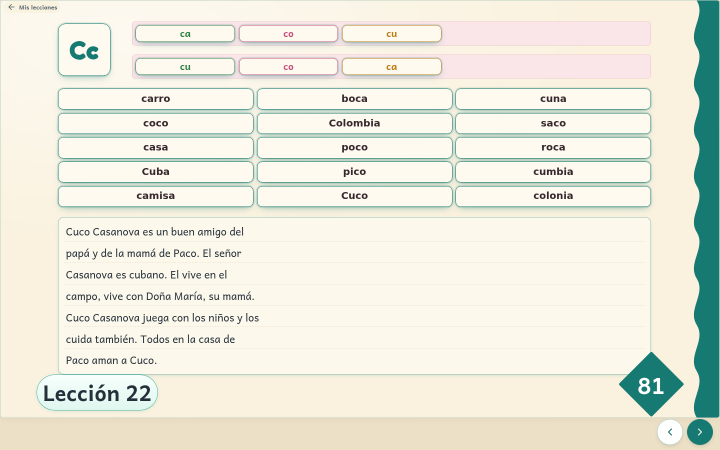
#> input picture docs/proofs/workbook-20261020/C/final/1440x900-L22-p81.png, 1440 x 900 px, given in place of 1440x900-L19-p69.png, which was not available (shown at 1/2 size)
$ python package.py
#> lines starting #> are read from the running program, lines starting #| are printed output that depends on the picture; pictures that were not available may be replaced by others from this repository, and a replacement may not be noted
from PIL import Image,ImageDraw,ImageFont
from pathlib import Path
p=Path('docs/mockups/platform-C-20261020'); f='/usr/share/fonts/truetype/dejavu/DejaVuSans.ttf'
font=lambda n:ImageFont.truetype(f,n)
pages=[]
for pg in [69,72]:
 for o in [1,2]:
  c=Image.new('RGB',(2200,900),'#f4efec');d=ImageDraw.Draw(c)
#> after `c = Image.new('RGB', (2200, 900), '#f4efec')`:
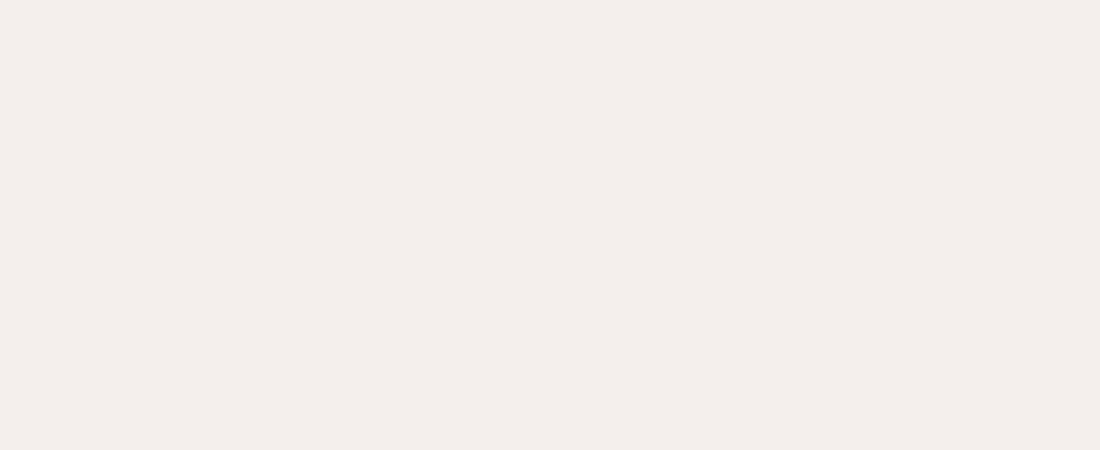
#> c: PIL image 2200x900 RGB (shown at 1/2 size); mean R, G, B 244, 239, 236
  d.text((42,25),f'{o}. '+('Learning studio' if o==1 else 'Focus mode')+f' | Printed page {pg}',font=font(32),fill='#251f21')
  for x,label,path in [(40,'CURRENT DRAFT',f'docs/proofs/workbook-20261020/C/final/1440x900-L{19 if pg==69 else 20}-p{pg}.png'),(1120,f'OPTION {o} - DRAFT ONLY',p/f'renders/option-{o}-p{pg}-1440x900.png')]:
   d.text((x,93),label,font=font(18),fill='#585254');im=Image.open(path).convert('RGB');im.thumbnail((1040,650));c.paste(im,(x,135))
#> further down, im is the input picture: PIL image 1440x900 RGB; mean R, G, B 233.7, 233.5, 220.6
#> after `im.thumbnail((1040, 650))`:
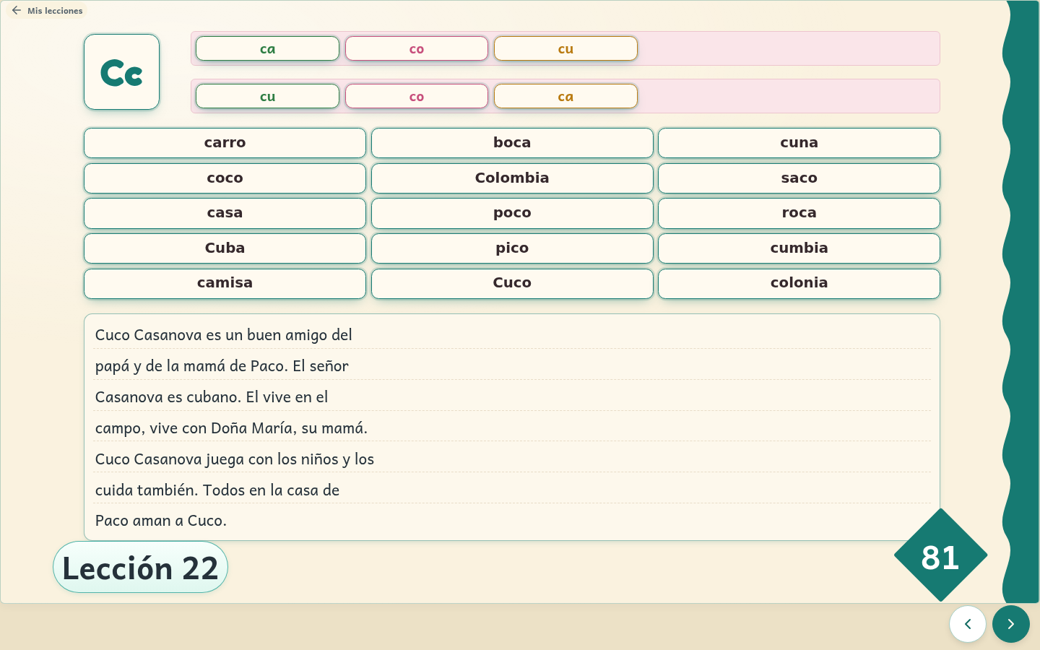
#> im: PIL image 1040x650 RGB; mean R, G, B 233.5, 233.5, 220.6
#> after `c.paste(im, (x, 135))`:
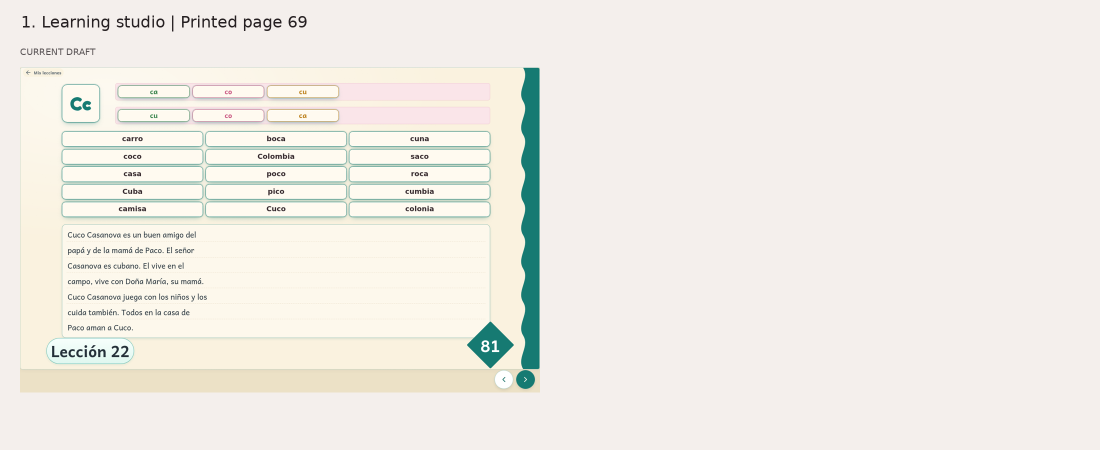
#> c: PIL image 2200x900 RGB (shown at 1/2 size); mean R, G, B 240, 236.7, 230.3
  d.text((42,822),'Same source words. No new pictures or audio. Design study only, not installed live.',font=font(20),fill='#585254')
  c.save(p/f'comparison-p{pg}-option-{o}.jpg',quality=92);pages.append(c)
#> after `c.save(p / f'comparison-p{pg}-option-{o}.jpg', quality=92)`:
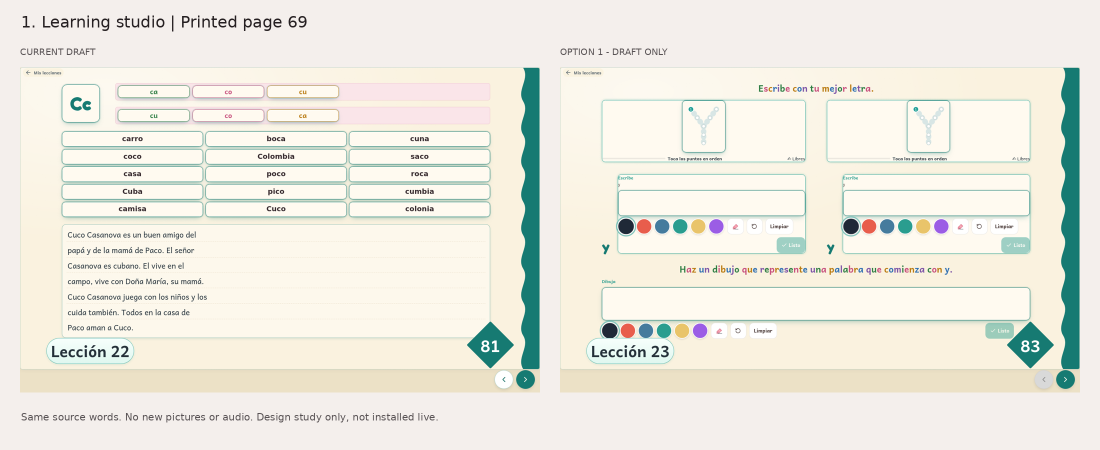
#> saved as comparison-p69-option-1.jpg: PIL image 2200x900 RGB (shown at 1/2 size); mean R, G, B 236.1, 234.6, 224.7
#> (the run stopped early here; a loop or call above may not have finished)
